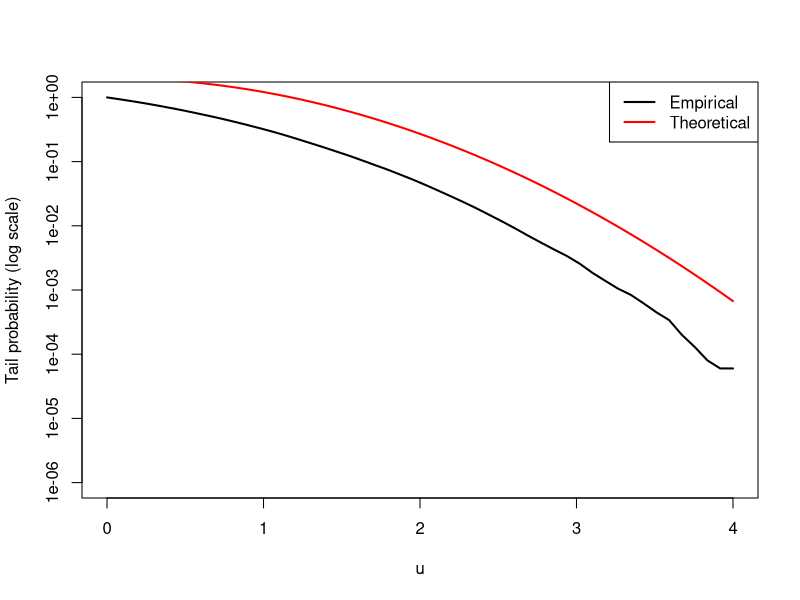

Recreate this plot in R.
## ---- chunk 1
set.seed(1)

n <- 10^5
x <- rnorm(n)   # standard Gaussian (sub-Gaussian)

u <- seq(0, 4, length.out = 50)
emp_tail <- sapply(u, function(t) mean(abs(x) >= t))
theory_tail <- 2 * exp(-u^2 / 2)

head(data.frame(u, empirical = emp_tail, theory = theory_tail))
## ---- chunk 2
plot(
  u, emp_tail,
  type = "l",
  log = "y",
  lwd = 2,
  col = "black",
  ylim = c(1e-6, 1),
  ylab = "Tail probability (log scale)",
  xlab = "u"
)
lines(u, theory_tail, lwd = 2, col = "red")
legend(
  "topright",
  legend = c("Empirical", "Theoretical"),
  col = c("black", "red"),
  lwd = 2
)
